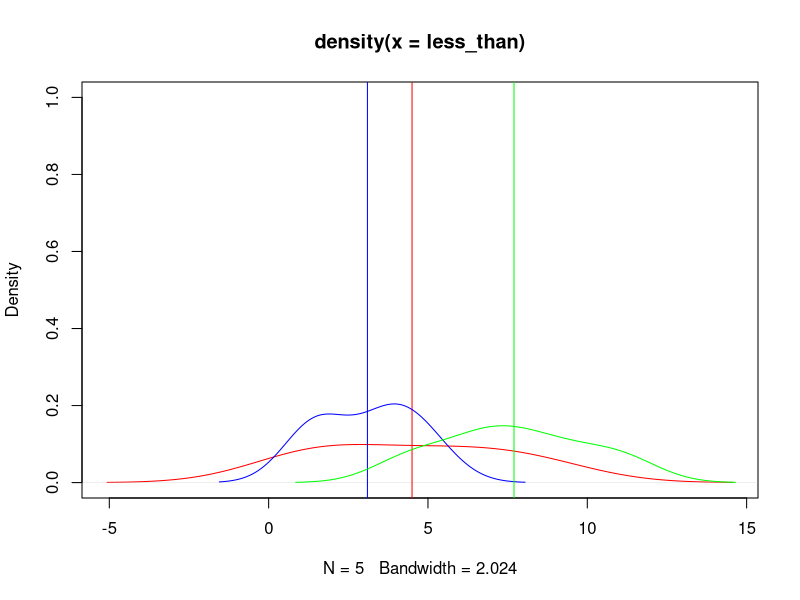
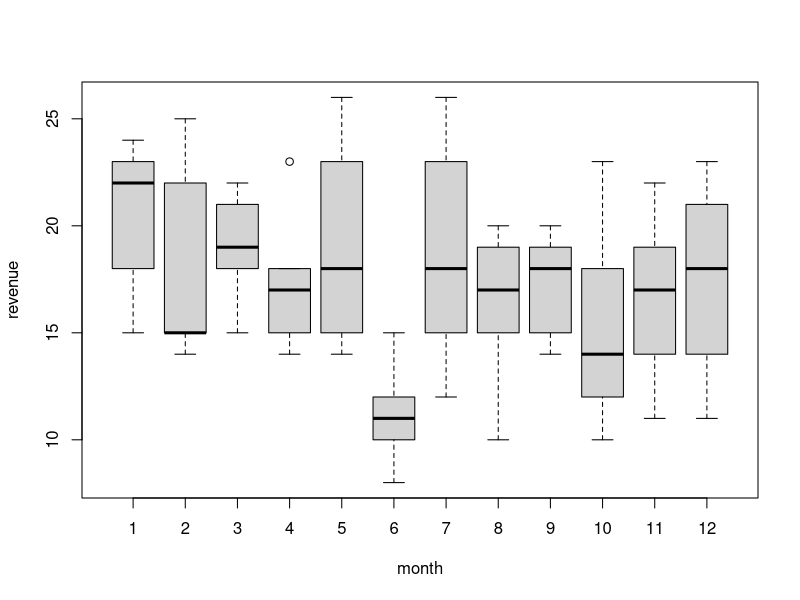
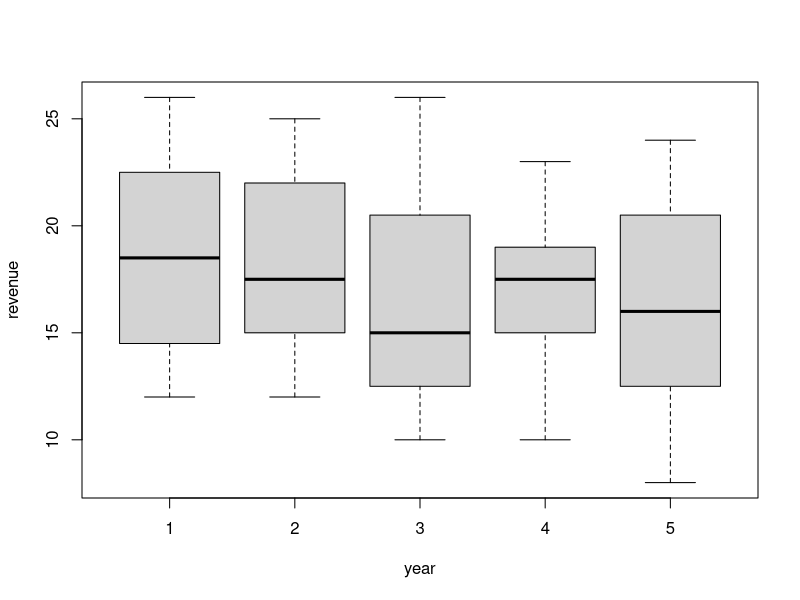

Recreate these plots in R, in order.
#1.
less_than = c(1, 6.5, 4.5, 2, 8.5)
high = c(1.5, 4, 3.5, 1.5, 5)
college = c(11, 6.5, 4.5, 7.5, 9)
breast_feed = c(1, 6.5, 4.5, 2, 8.5, 1.5, 4, 3.5, 1.5, 5, 11, 6.5, 4.5, 7.5, 9 )
education = c(rep('less', 5),rep('high', 5),rep('college', 5))
aov.out = aov(breast_feed ~ education)
summary(aov.out)

d1 = density(less_than)
plot(d1, ylim = c(0, 1), col = 'red')
abline(v=mean(less_than), col='red')

d2 = density(high)
lines(d2, col = 'blue')
abline(v=mean(high), col='blue')

d3 = density(college)
lines(d3, col='green')
abline(v=mean(college), col='green')

#2.
month = rep(seq(1,12), 5)
year = c(rep(1, 12), rep(2,12),rep(3,12),rep(4,12),rep(5,12))
revenue = c(15,22,18,23,23,12,26,19,15,14,14,21,18,25,22,15,15,15,12,17,14,18,22,23,22,15,15,14,26,11,23,15,18,10,19,11,23,15,19,17,18,10,15,20,19,12,17,18,24,14,21,18,14,8,18,10,20,23,11,14)

aov.out = aov(revenue ~ year*month)
summary(aov.out)

boxplot(revenue~month)
boxplot(revenue~year)

#3.
f1 = c('Item1', 'Item2', 'Item3')
f2 = c('East', 'West')
k1 = length(f1)
k2 = length(f2)
n = 4

r = c(25,39,36,36,42,24,31,39,28,26,35,29,51,43,42,47,39,36,47,53,32,52,46,33)
tm1 = gl(k1, 1, n*k1*k2, factor(f1))
tm1

tm2 = gl(k2, n*k1, n*k1*k2, factor(f2))
tm2

av = aov(r ~ tm1*tm2)
summary(av)


#4.
install.packages('car')
library(car)
head(Baumann)
?Baumann
attach(Baumann)
Y <- cbind(post.test.1, post.test.2, post.test.3)

fit <- manova(Y ~ group)
summary(fit)
